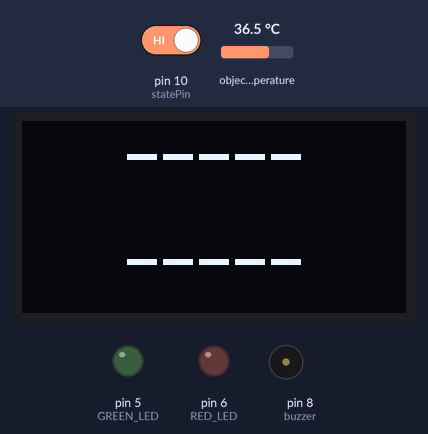
This sketch was run on a simulated Arduino Uno, built with avr-gcc and run on an emulated ATmega328P. Parts: 128×64 one-colour display, output pins drawn as LEDs (lit = HIGH), buzzer (waves = sounding, pin HIGH). Dashed ring = blinking. The test bench sets the inputs (shaded band); at power-on: pin 10 (statePin) HIGH, object temperature 36.5 °C.

Above: at 1.5 s.
1.6 s: pin 10 (statePin) driven LOW
At 3.7 s:
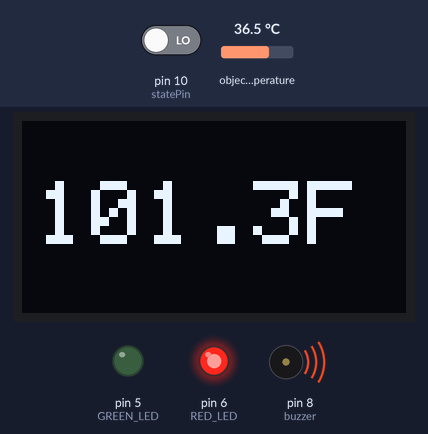
7.0 s: object temperature set to 36.2 °C
At 9.1 s:
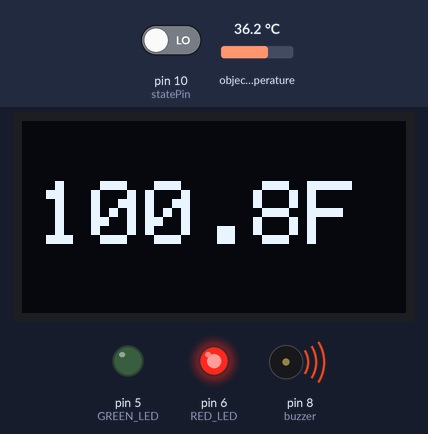
10.0 s: object temperature set to 35.6 °C
11.5 s: pin 10 (statePin) driven HIGH
At 14.31 s:
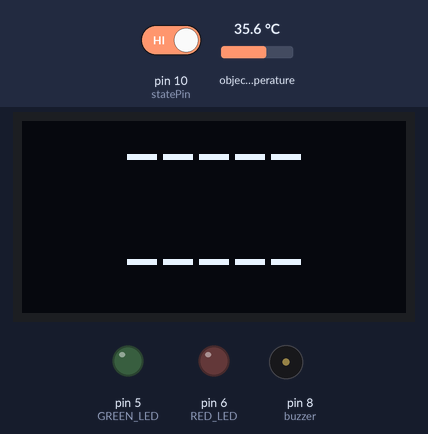
14.5 s: pin 10 (statePin) driven LOW
At 15.9 s:
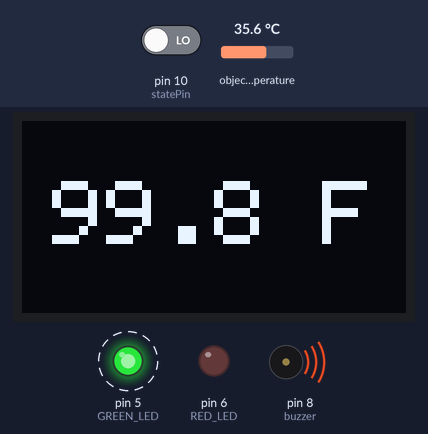
17.5 s: object temperature set to 20 °C
At 20.2 s:
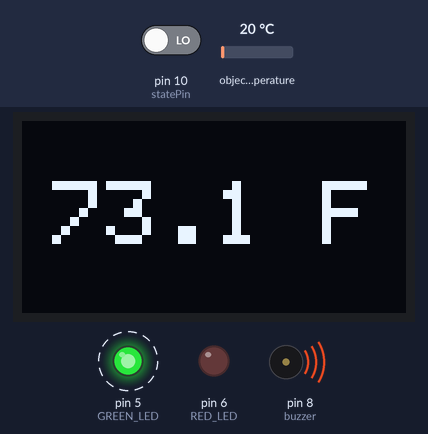
Timing chart, 0 to 21.5 s (numbered marks = the images above; inputs shaded):
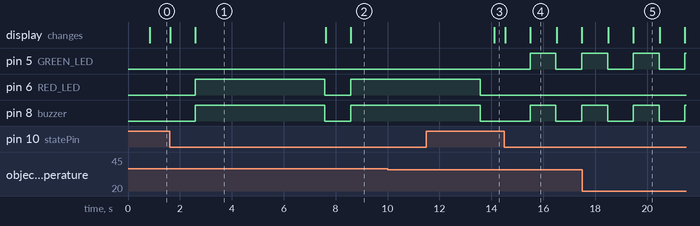

Measured:
- after the input at 1.6 s, pin 6 (RED_LED), pin 8 (buzzer): LOW → HIGH after 0.99 s; the display: first changes at once (image 1 shows a later state)
- after the input at 7.0 s, the display: first differs from a run without the input after 1.6 s (image 2)
- after the input at 10.0 s, every drawn part: stays the same
- after the input at 11.5 s, the display: changes after 2.6 s (image 3)
- after the input at 14.5 s, pin 5 (GREEN_LED), pin 8 (buzzer): LOW → HIGH after 0.99 s, → LOW 1.0 s later, → HIGH 0.99 s later; the display: first changes at once (image 4 shows a later state)
- after the input at 17.5 s, the display: first differs from a run without the input after 2.0 s (image 5)
- what the display in image 4 shows lasts 1.0 s, from 15.5 s to 16.5 s

The sketch:

Wireless_tempature_monitoring_System.ino
```cpp
//Prateek
//www.prateeks.in


#include <Adafruit_SSD1306.h>
#include <Adafruit_MLX90614.h>
#include <Wire.h>
#include <millisDelay.h>

#define SCREEN_WIDTH 128
#define SCREEN_HEIGHT 64

const int GREEN_LED = 5;
const int RED_LED = 6;
const int buzzer = 8;
const int statePin = 10;

bool measurement = false;

const unsigned long interval_sensor = 50;
millisDelay sensorDelay;

const unsigned long interval_display = 500;
millisDelay displayDelay;

const unsigned long delay_hold_red = 5000;
const unsigned long delay_hold_green = 1000;
millisDelay holdDelay;

Adafruit_SSD1306 display(SCREEN_WIDTH, SCREEN_HEIGHT, &Wire, -1);
Adafruit_MLX90614 mlx = Adafruit_MLX90614();


void setup() {
  Serial.begin(9600);

  if (!display.begin(SSD1306_SWITCHCAPVCC, 0x3C)) {
    Serial.println(F("OLED Display allocation failed"));
    for (;;);
  }

  pinMode(statePin, INPUT);
  pinMode(GREEN_LED, OUTPUT);
  pinMode(RED_LED, OUTPUT);
  pinMode(buzzer, OUTPUT);

  display.clearDisplay();
  display.setTextSize(1);
  display.setTextColor(WHITE);
  display.setCursor(20, 20);
  display.println("Initializing");
  display.display();
  delay(250);
  display.clearDisplay();

  mlx.begin();

  displayDelay.start(interval_display);
}

void loop()
{
  static float temperature = -1;

  int state = digitalRead(statePin);

  if (state == LOW && measurement == false)
  {
    sensorDelay.start(interval_sensor);
    displayDelay.finish();
    measurement = true;
  }

  if (measurement == true)
  {
    //if sensor reading
    temperature = GetTemp();

  } else
  {
    temperature = -1;
  }

  ShowTemp(temperature );

  holdReading();
}

float GetTemp()
{
  static int index = 0;
  static float temptot = 0;
  float hasil = 0;
  if (sensorDelay.justFinished())
  {

    sensorDelay.repeat();
    temptot +=  mlx.readObjectTempF();
    index++;
    if (index == 19)
    {

      hasil = temptot / 20;
      temptot = 0;
      index = 0;

      sensorDelay.stop();
      displayDelay.finish();

      return hasil;
    }
  }
  return hasil;
}

void ShowTemp(float temperature)
{
  if (displayDelay.justFinished())
  {
    displayDelay.repeat();
    if (temperature == -1)
    {
      display.clearDisplay();
      display.setTextSize(2);
      display.setCursor(35, 5);
      display.print("-----");
      display.setCursor(105, 20);
      display.print("");
      display.setTextSize(2);
      display.setCursor(35, 40);
      display.print("-----");
      display.setCursor(105, 46);
      display.print("");
      display.display();
    } else if (temperature == 0)
    {

      display.clearDisplay();
      display.setTextSize(1);
      display.setTextColor(WHITE);
      display.setCursor(20, 25);
      display.println("WAIT ....");
      display.display();
    } else
    {


      temperature += 8.5;

      display.clearDisplay();

      if ( temperature > 100)
      {
        display.setTextSize(3);
        display.setCursor(5, 20);
        display.print(temperature, 1);
        display.print("F");

      }
      else
      {
        display.setTextSize(3);
        display.setCursor(10, 20);
        display.print(temperature, 1);
        display.print(" F");

      }
      display.display();

      if (temperature > 100.4)
      {
        digitalWrite(RED_LED, HIGH);
        holdDelay.start(delay_hold_red);
      } else
      {

        digitalWrite(GREEN_LED, HIGH);
        holdDelay.start(delay_hold_green);
      }
      digitalWrite(buzzer, HIGH);

      displayDelay.stop();
    }
  }
}

void  holdReading()
{
  if (holdDelay.justFinished()) {
    digitalWrite(RED_LED, LOW);
    digitalWrite(GREEN_LED, LOW);
    digitalWrite(buzzer, LOW);

    measurement = false;

    displayDelay.start(interval_display);
  }
}
```
